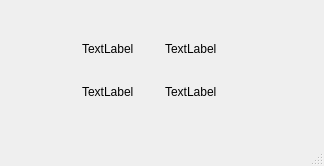
<?xml version="1.0" encoding="UTF-8"?>
<ui version="4.0">
 <class>ConWin</class>
 <widget class="QMainWindow" name="ConWin">
  <property name="geometry">
   <rect>
    <x>0</x>
    <y>0</y>
    <width>324</width>
    <height>166</height>
   </rect>
  </property>
  <property name="windowTitle">
   <string>MainWindow</string>
  </property>
  <widget class="QWidget" name="centralwidget">
   <widget class="QWidget" name="verticalLayoutWidget">
    <property name="geometry">
     <rect>
      <x>70</x>
      <y>30</y>
      <width>160</width>
      <height>80</height>
     </rect>
    </property>
    <layout class="QVBoxLayout" name="verticalLayout">
     <item>
      <layout class="QHBoxLayout" name="horizontalLayout_2">
       <item alignment="Qt::AlignHCenter">
        <widget class="QLabel" name="label">
         <property name="text">
          <string>TextLabel</string>
         </property>
        </widget>
       </item>
       <item alignment="Qt::AlignHCenter">
        <widget class="QLabel" name="label_2">
         <property name="text">
          <string>TextLabel</string>
         </property>
        </widget>
       </item>
      </layout>
     </item>
     <item>
      <layout class="QHBoxLayout" name="horizontalLayout">
       <item alignment="Qt::AlignHCenter">
        <widget class="QLabel" name="key">
         <property name="text">
          <string>TextLabel</string>
         </property>
        </widget>
       </item>
       <item alignment="Qt::AlignHCenter">
        <widget class="QLabel" name="value">
         <property name="text">
          <string>TextLabel</string>
         </property>
        </widget>
       </item>
      </layout>
     </item>
    </layout>
   </widget>
  </widget>
  <widget class="QMenuBar" name="menubar">
   <property name="geometry">
    <rect>
     <x>0</x>
     <y>0</y>
     <width>324</width>
     <height>28</height>
    </rect>
   </property>
  </widget>
  <widget class="QStatusBar" name="statusbar"/>
 </widget>
 <resources/>
 <connections/>
</ui>
